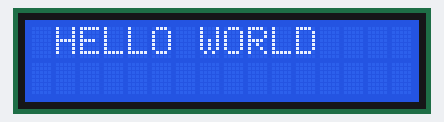
The sketch below on a simulated Arduino Uno, built with avr-gcc and run on an emulated ATmega328P. Parts: 16×2 character LCD.

Above: at 0.23 s.
At 0.86 s:
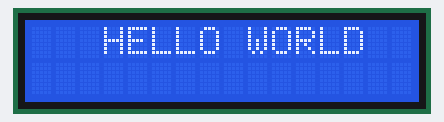
At 1.5 s:
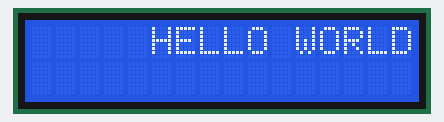
At 2.76 s:
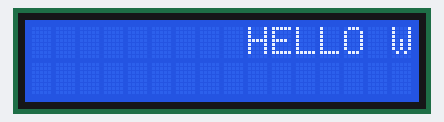
At 4.02 s:
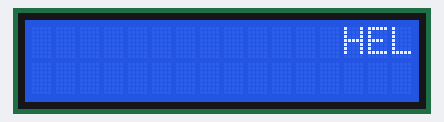
At 5.6 s:
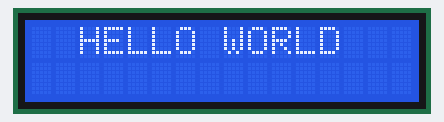

The sketch:

03_lcd_moving_text.ino
```cpp
#include <LiquidCrystal_I2C.h>

LiquidCrystal_I2C lcd(0x27, 16, 2);

void setup() {
  lcd.init();
  lcd.backlight();
}

void loop() {
  String text = " HELLO WORLD ";
  for (int i = 0; i < 16; i++) {
    lcd.clear();
    lcd.setCursor(i, 0);
    lcd.print(text);
    delay(300);
  }
}
```

Measured:
- by itself, everything shown: repeats every 5.1 s, in 16 steps
